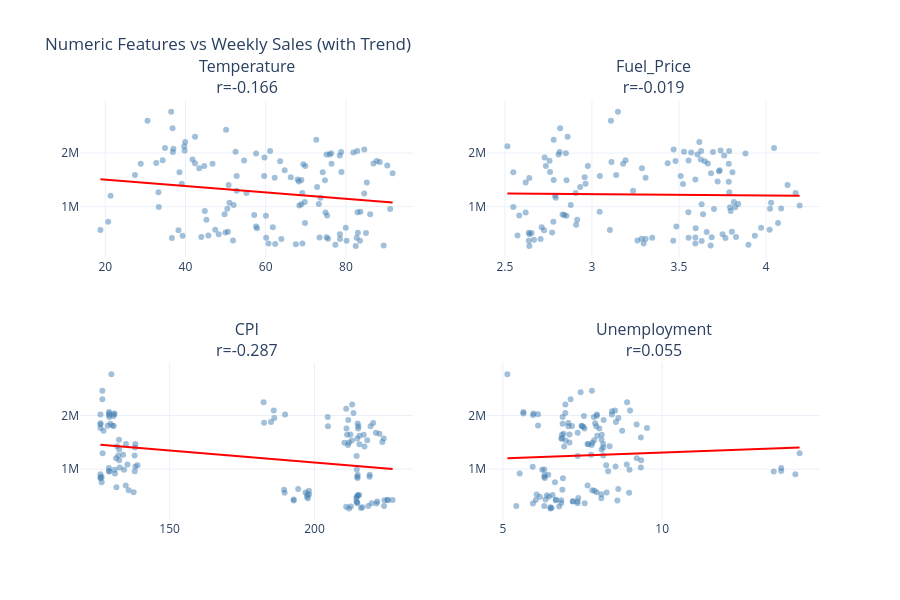
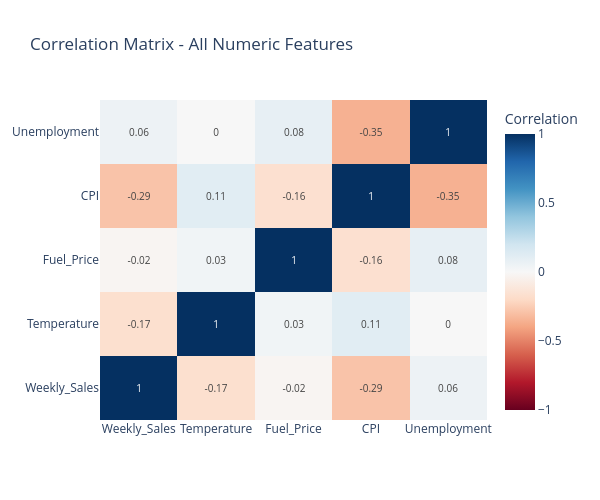

Write notebook code for charts like these, in order.
### Markdown cell above
## Section 6: Correlation Analysis with Target Variable

Measuring linear relationships between numeric features and the target identifies which predictors carry signal. Checking inter-feature correlations also flags multicollinearity, which degrades interpretability of linear models.

### Code cell
df_corr = df.dropna(subset=['Weekly_Sales'])

numeric_features = ['Temperature', 'Fuel_Price', 'CPI', 'Unemployment']

display(Markdown("### Correlation with Target Variable (Weekly_Sales)"))

correlations = {}
for col in numeric_features:
    data = df_corr[[col, 'Weekly_Sales']].dropna()
    corr = data[col].corr(data['Weekly_Sales'])
    correlations[col] = corr

corr_df = (
    pd.DataFrame([
        {
            'Feature': col,
            'Pearson r': corr,
            'Strength': 'Strong' if abs(corr) > 0.5 else 'Moderate' if abs(corr) > 0.3 else 'Weak',
            'Direction': 'negative' if corr < 0 else 'positive',
        }
        for col, corr in correlations.items()
    ])
    .sort_values('Pearson r', key=abs, ascending=False)
    .set_index('Feature')
)

display(corr_df.style
    .format({'Pearson r': '{:.3f}'})
    .set_caption("Pearson Correlation Coefficients with Weekly_Sales"))

fig = make_subplots(
    rows=2, cols=2,
    subplot_titles=[f'{col}<br>r={correlations[col]:.3f}' for col in numeric_features]
)

positions = [(1,1), (1,2), (2,1), (2,2)]
for col, (row, col_num) in zip(numeric_features, positions):
    data = df_corr[[col, 'Weekly_Sales']].dropna()

    fig.add_trace(
        go.Scatter(
            x=data[col],
            y=data['Weekly_Sales'],
            mode='markers',
            marker=dict(color='steelblue', opacity=0.5, size=6),
            name=col
        ),
        row=row, col=col_num
    )

    z = np.polyfit(data[col], data['Weekly_Sales'], 1)
    p = np.poly1d(z)
    x_trend = np.linspace(data[col].min(), data[col].max(), 100)

    fig.add_trace(
        go.Scatter(
            x=x_trend,
            y=p(x_trend),
            mode='lines',
            line=dict(color='red', width=2),
            name='trend',
            showlegend=False
        ),
        row=row, col=col_num
    )

fig.update_layout(
    title_text='Numeric Features vs Weekly Sales (with Trend)',
    showlegend=False,
    height=600
)
fig.write_image(".doc/notebook_plots/01_EDA/Correlation_Scatter_Plots.png")
fig.show()

numeric_cols_all = ['Weekly_Sales', 'Temperature', 'Fuel_Price', 'CPI', 'Unemployment']
corr_matrix = df_corr[numeric_cols_all].corr()

display(Markdown("### Full Correlation Matrix"))

fig = go.Figure(data=go.Heatmap(
    z=corr_matrix.values,
    x=corr_matrix.columns,
    y=corr_matrix.columns,
    colorscale='RdBu',
    zmid=0,
    text=corr_matrix.values.round(2),
    texttemplate='%{text}',
    textfont={"size": 10},
    colorbar=dict(title="Correlation")
))
fig.update_layout(
    title='Correlation Matrix - All Numeric Features',
    width=600,
    height=500
)
fig.write_image(".doc/notebook_plots/01_EDA/Correlation_Heatmap.png")
fig.show()

display(Markdown(
    "**Observation:** CPI has the strongest correlation with Weekly_Sales "
    "(r=-0.287, weak negative). All correlations are weak (|r| < 0.3), "
    "suggesting features interact in complex, non-linear ways.\n\n"
    "**Multicollinearity check:** No high inter-feature correlations (all |r| < 0.7) "
    "-- all features provide independent information."
))
